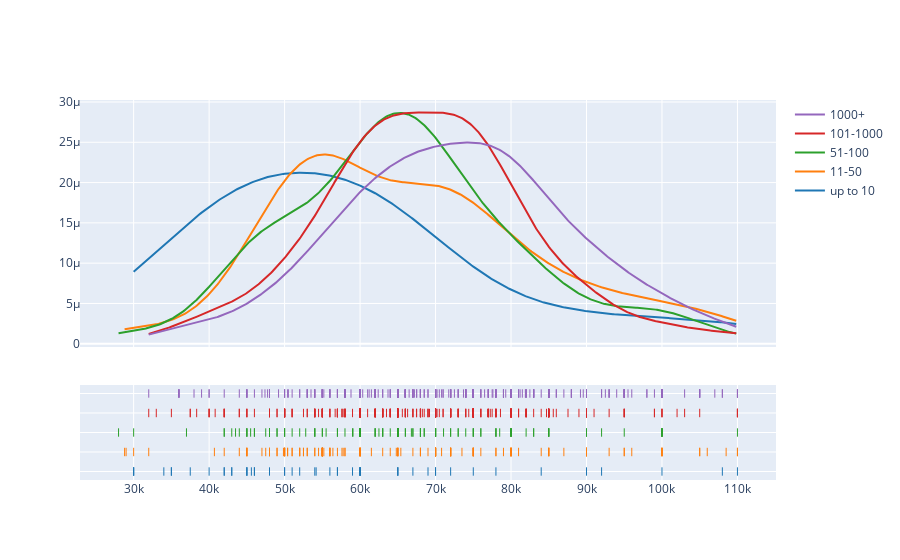
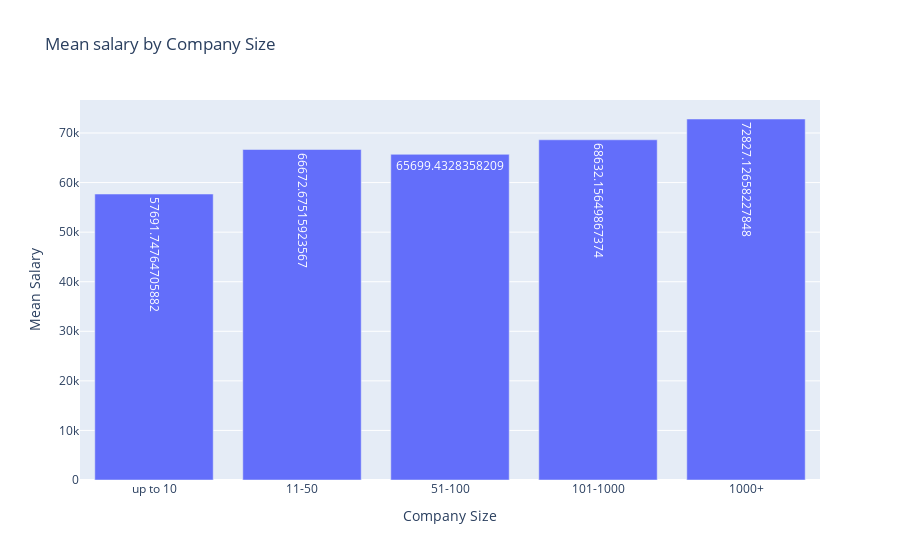

Notebook code cell kept with these figures, in order:
### Code cell
Size_salary=df[["Company_size","Salary"]]
Small_salary=df.loc[Size_salary["Company_size"]=="up to 10"]
Mid_salary=df.loc[Size_salary["Company_size"]=="11-50"]
Large_salary=df.loc[Size_salary["Company_size"]=="51-100"]
Extra_salary=df.loc[Size_salary["Company_size"]=="101-1000"]
ExtraExtra_salary=df.loc[Size_salary["Company_size"]=="1000+"]
labels=["up to 10","11-50","51-100","101-1000","1000+"]
data=[Small_salary["Salary"],Mid_salary["Salary"],Large_salary["Salary"],Extra_salary["Salary"],ExtraExtra_salary["Salary"]]

mean=[Small_salary["Salary"].mean()
      ,Mid_salary["Salary"].mean()
      ,Large_salary["Salary"].mean()
      ,Extra_salary["Salary"].mean()
      ,ExtraExtra_salary["Salary"].mean()
      ]

fig1= ff.create_distplot(data,labels,show_hist=False)
fig2 = go.Figure(data=px.bar(x=labels,
                             y=mean,
                             title="Mean salary by Company Size",
                             text=mean))
fig2.update_layout(
    xaxis_title="Company Size",
    yaxis_title="Mean Salary ",
)
fig1.show()
fig2.show()

### Figure 1 — Plotly figure (JSON) as saved in the notebook; plotly's stock layout.template omitted (floating-point values rounded to 4 significant figures; data arrays with more than 128 entries replaced by an {"elided": "..."} marker saying what was removed)
{"data": [{"legendgroup": "up to 10", "marker": {"color": "rgb(31, 119, 180)"}, "mode": "lines", "name": "up to 10", "showlegend": true, "type": "scatter", "x": {"elided": "500 int values"}, "xaxis": "x", "y": {"elided": "500 float values"}, "yaxis": "y"}, {"legendgroup": "11-50", "marker": {"color": "rgb(255, 127, 14)"}, "mode": "lines", "name": "11-50", "showlegend": true, "type": "scatter", "x": {"elided": "500 float values"}, "xaxis": "x", "y": {"elided": "500 float values"}, "yaxis": "y"}, {"legendgroup": "51-100", "marker": {"color": "rgb(44, 160, 44)"}, "mode": "lines", "name": "51-100", "showlegend": true, "type": "scatter", "x": {"elided": "500 int values"}, "xaxis": "x", "y": {"elided": "500 float values"}, "yaxis": "y"}, {"legendgroup": "101-1000", "marker": {"color": "rgb(214, 39, 40)"}, "mode": "lines", "name": "101-1000", "showlegend": true, "type": "scatter", "x": {"elided": "500 int values"}, "xaxis": "x", "y": {"elided": "500 float values"}, "yaxis": "y"}, {"legendgroup": "1000+", "marker": {"color": "rgb(148, 103, 189)"}, "mode": "lines", "name": "1000+", "showlegend": true, "type": "scatter", "x": {"elided": "500 int values"}, "xaxis": "x", "y": {"elided": "500 float values"}, "yaxis": "y"}, {"legendgroup": "up to 10", "marker": {"color": "rgb(31, 119, 180)", "symbol": "line-ns-open"}, "mode": "markers", "name": "up to 10", "showlegend": false, "type": "scatter", "x": [110000, 72000, 65000, 60000, 42000, 108000, 37500, 35000, 46000, 46000, 67000, 60000, 65000, 70000, 45600, 48000, 34000, 50000, 57000, 40000, 90000, 78000, 30000, 43000, 65000, 75000, 56000, 60000, 42000, 60000, 45000, 52000, 84000, 57000, 43000, 54180.0, 30000, 59000, 30000, 35000, 60000, 50000, 60000, 51000, 70000, 69000, 54000, 45000, 45000, 92000, 100000], "xaxis": "x", "y": ["up to 10", "up to 10", "up to 10", "up to 10", "up to 10", "up to 10", "up to 10", "up to 10", "up to 10", "up to 10", "up to 10", "up to 10", "up to 10", "up to 10", "up to 10", "up to 10", "up to 10", "up to 10", "up to 10", "up to 10", "up to 10", "up to 10", "up to 10", "up to 10", "up to 10", "up to 10", "up to 10", "up to 10", "up to 10", "up to 10", "up to 10", "up to 10", "up to 10", "up to 10", "up to 10", "up to 10", "up to 10", "up to 10", "up to 10", "up to 10", "up to 10", "up to 10", "up to 10", "up to 10", "up to 10", "up to 10", "up to 10", "up to 10", "up to 10", "up to 10", "up to 10"], "yaxis": "y2"}, {"legendgroup": "11-50", "marker": {"color": "rgb(255, 127, 14)", "symbol": "line-ns-open"}, "mode": "markers", "name": "11-50", "showlegend": false, "type": "scatter", "x": {"elided": "157 int values"}, "xaxis": "x", "y": {"elided": "157 str values"}, "yaxis": "y2"}, {"legendgroup": "51-100", "marker": {"color": "rgb(44, 160, 44)", "symbol": "line-ns-open"}, "mode": "markers", "name": "51-100", "showlegend": false, "type": "scatter", "x": {"elided": "134 int values"}, "xaxis": "x", "y": {"elided": "134 str values"}, "yaxis": "y2"}, {"legendgroup": "101-1000", "marker": {"color": "rgb(214, 39, 40)", "symbol": "line-ns-open"}, "mode": "markers", "name": "101-1000", "showlegend": false, "type": "scatter", "x": {"elided": "377 int values"}, "xaxis": "x", "y": {"elided": "377 str values"}, "yaxis": "y2"}, {"legendgroup": "1000+", "marker": {"color": "rgb(148, 103, 189)", "symbol": "line-ns-open"}, "mode": "markers", "name": "1000+", "showlegend": false, "type": "scatter", "x": {"elided": "395 int values"}, "xaxis": "x", "y": {"elided": "395 str values"}, "yaxis": "y2"}], "layout": {"barmode": "overlay", "hovermode": "closest", "legend": {"traceorder": "reversed"}, "xaxis": {"anchor": "y2", "domain": [0, 1], "zeroline": false}, "yaxis": {"anchor": "free", "domain": [0.35, 1], "position": 0}, "yaxis2": {"anchor": "x", "domain": [0, 0.25], "dtick": 1, "showticklabels": false}}}

### Figure 2 — Plotly figure (JSON) as saved in the notebook; plotly's stock layout.template omitted (floating-point values rounded to 4 significant figures)
{"data": [{"alignmentgroup": "True", "hovertemplate": "x=%{x}<br>y=%{y}<br>text=%{text}<extra></extra>", "legendgroup": "", "marker": {"color": "#636efa", "pattern": {"shape": ""}}, "name": "", "offsetgroup": "", "orientation": "v", "showlegend": false, "text": [57690.0, 66670.0, 65700.0, 68630.0, 72830.0], "textposition": "auto", "type": "bar", "x": ["up to 10", "11-50", "51-100", "101-1000", "1000+"], "xaxis": "x", "y": [57690.0, 66670.0, 65700.0, 68630.0, 72830.0], "yaxis": "y"}], "layout": {"barmode": "relative", "legend": {"tracegroupgap": 0}, "title": {"text": "Mean salary by Company Size"}, "xaxis": {"anchor": "y", "domain": [0, 1], "title": {"text": "Company Size"}}, "yaxis": {"anchor": "x", "domain": [0, 1], "title": {"text": "Mean Salary "}}}}
